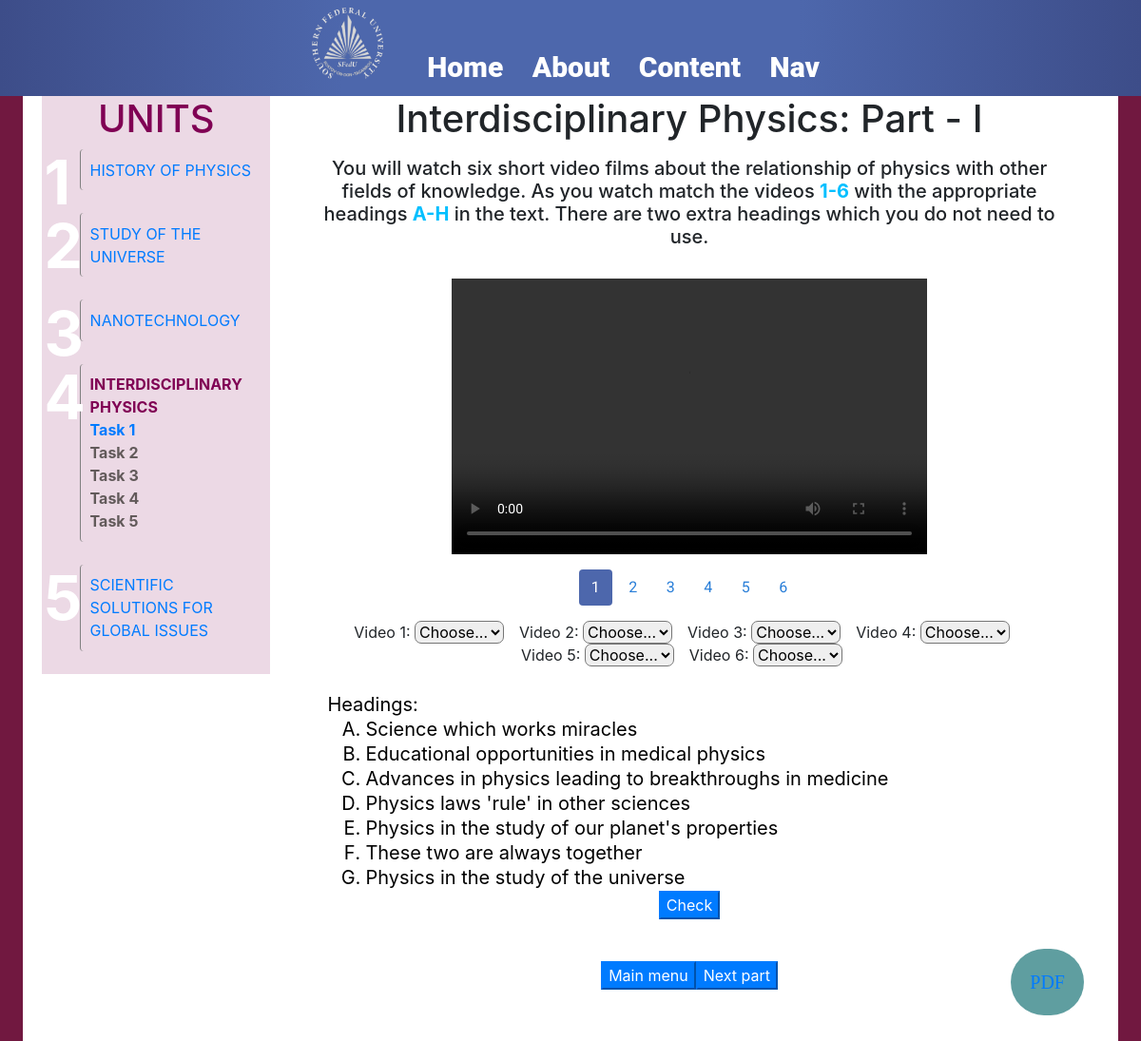
The page /tests.php?title=3&part=0 on the database its author committed.
### tables this page shows
CREATE TABLE "menu" (
	"id"	INTEGER PRIMARY KEY AUTOINCREMENT UNIQUE,
	"title"	TEXT,
	"image"	INTEGER
);

CREATE TABLE "tests" (
	"id"	INTEGER PRIMARY KEY AUTOINCREMENT UNIQUE,
	"title"	INTEGER,
	"part"	INTEGER,
	"content"	TEXT,
	"answers"	TEXT,
	"zadanie"	TEXT,
	"page"	INTEGER
);

### php/beautyTitle.php (the view, shortened to what this page needs)
<?php
    $DB = new SQLite3("db.sqlite");
    $part = (int)$_GET['part']+1;
    $title= (int)$_GET['title']+1;
    $partsRome = array("I", "II", "III", "IV", "V");
    $title=$DB->query("SELECT title FROM MENU WHERE id =".$title.";")->fetchArray()[0];
    echo "<h1 align='center' class='beauty_title''>".$title.": Part - ".$partsRome[$part-1]."</h1>";
?>

### php/tasker.php
<?php
    $DB = new SQLite3("db.sqlite");
    echo "<div align='center'>";
    $task=$DB->query("SELECT zadanie FROM tests WHERE title=".(int)$_GET['title']." AND part=".(int)$_GET['part']."")->fetchArray()[0];
    echo $task;
    echo "</div>"
?>

### php/texter.php (shortened to what this page needs)
<?php
function createFor1stPart(){
    echo "<div align='center'>";
    for($i=0;$i<6;$i++){
        echo '<div style="display: inline-block"><a>Video '.($i+1).': </a><select id="'."selectItem".$i.'" style="margin-right: 2vh;border-radius: 7px;"><option value="">Choose...</option><option id="A">A</option><option id="B">B</option><option id="C">C</option><option id="D">D</option><option id="E">E</option><option id="F">F</option><option id="G">G</option><option id="H">H</option></select></div>';;
    }
    echo "</div>";
    $DB = new SQLite3("db.sqlite");
    echo "<div>";
    $result=(string)$DB->query("SELECT content FROM tests WHERE title = ".$_GET["title"]." AND part = ".$_GET["part"]. "")->fetchArray()[0];
    echo $result;
    echo "</div>";
}
$part=(int)$_GET['part'];
if($part==0){
    createFor1stPart();
}
else if($part==1){
    createFor2ndPart();
} else if($part==2){
    createFor3rdPart();
}
if(($part>=0) && ($part<=2)){
    echo "<div align='center'><button id='checkButton' class='btn-primary'>Check</button><div>";
}
?>

### css/styles2.css (style rules this page uses)
html { scroll-behavior:smooth; }
body { margin: 0px; background-color: #711840; }
.text { background: #fff; color: #000; margin: 0 auto; width: 100%; height: 220px; overflow-x: hidden; overflow-y: auto; padding: 0.5em; border: 1px solid #fff; border-radius: 3px; font-style: normal; font-size: 20px; line-height: 1.3em; margin-top: 2vh; }
ol { list-style-type: upper-alpha; }
li { display: list-item; text-align: -webkit-match-parent; }
.task { text-align: center; margin: 0 auto; margin-top: 2vh; margin-bottom: 4vh; font-size: 20px; }
.task-char { color: deepskyblue; font-weight: bold; }

### rows shown on the page
menu: title "Interdisciplinary Physics"
tests: zadanie "You will watch six short video films about the relationship of physics with other fields of knowledge. As you watch match the videos 1-6 with the appropriate headings A-H in the text. There are two extra headings which you do not need to use.", content "Headings: Science which works miracles Educational opportunities in medical physics Advances in physics leading to breakthroughs in medicine Physics laws 'rule' in other sciences Physics in the study of our planet's properties These two are always together Physics in the study of the universe"

### other values the page prints
$parts[$i] "HISTORY OF PHYSICS"
$parts[$i] "STUDY OF THE UNIVERSE"
$parts[$i] "NANOTECHNOLOGY"
$parts[$i] "INTERDISCIPLINARY PHYSICS"
$parts[$i] "SCIENTIFIC SOLUTIONS FOR GLOBAL ISSUES"
$partsRome[$part-1] "I"
